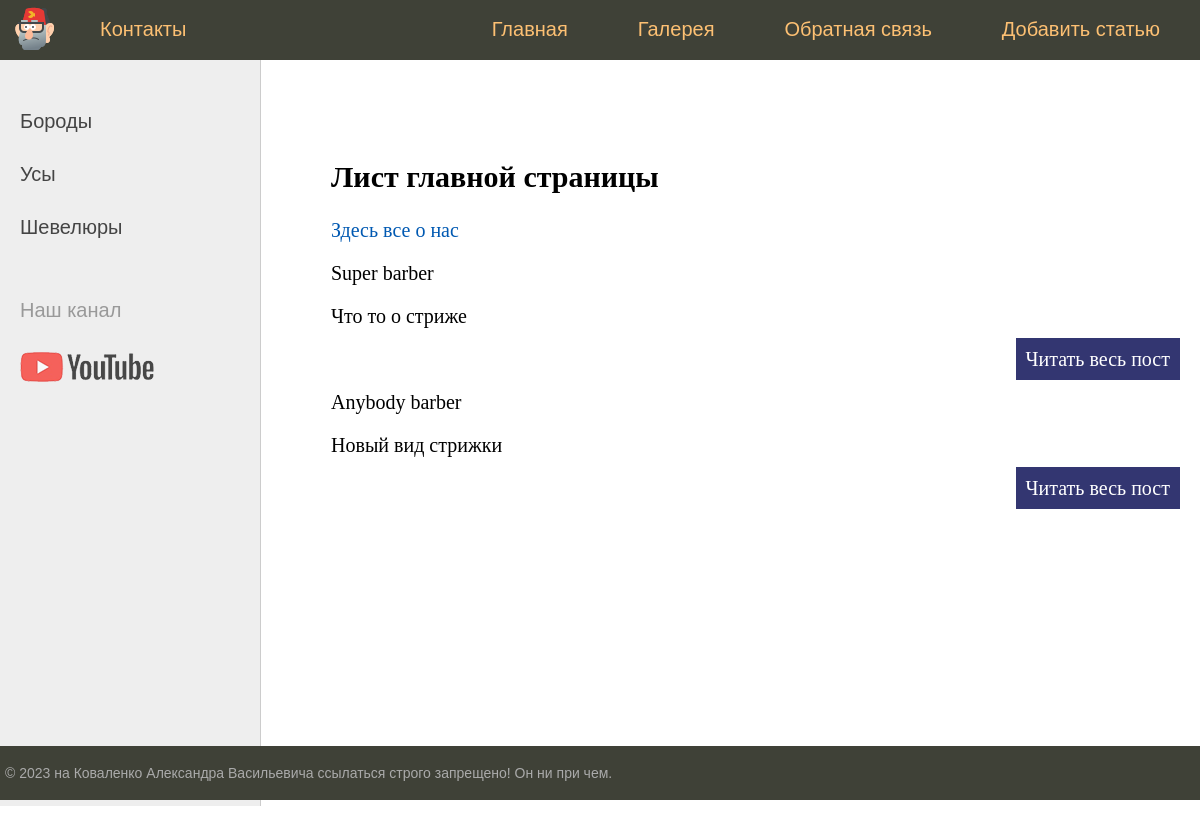
The app's page /, older data.
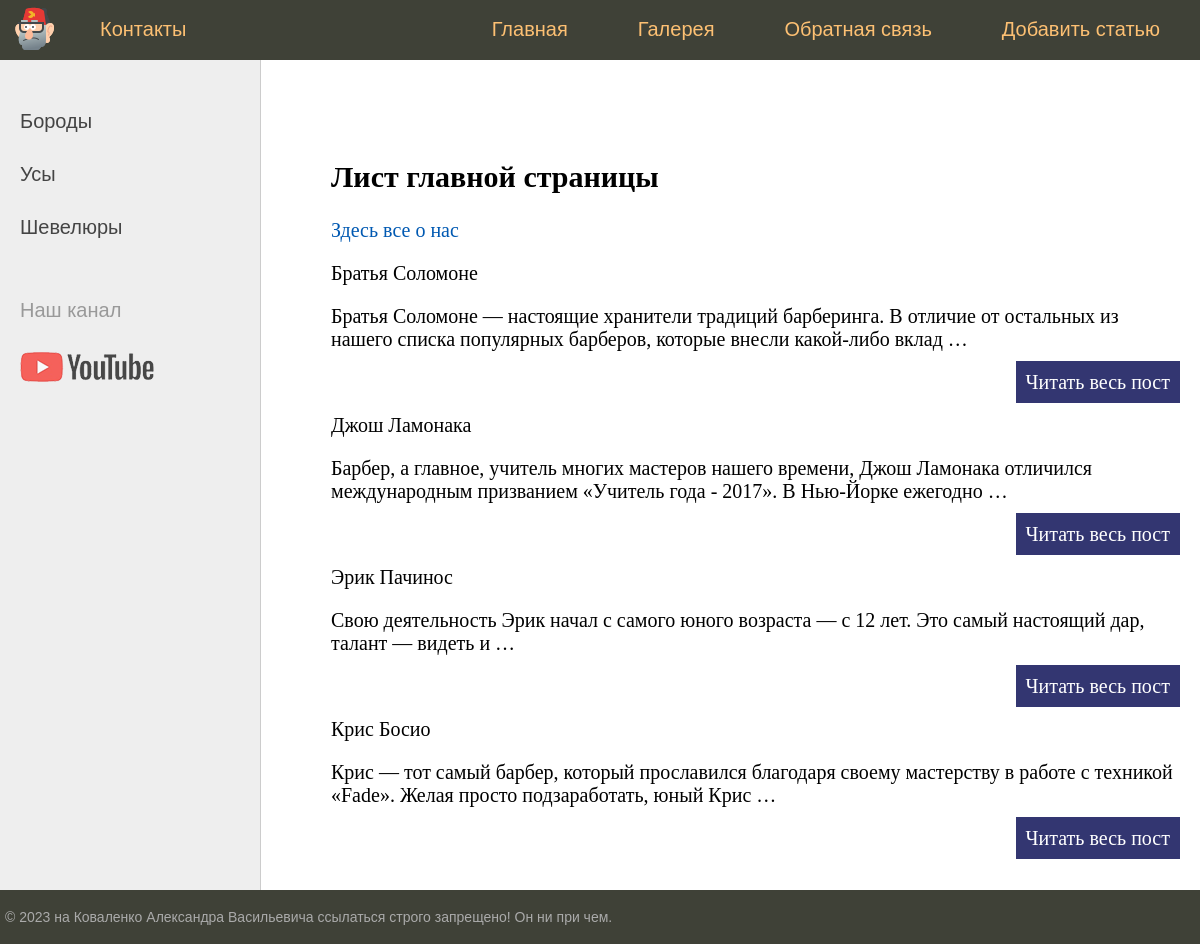
The same page, newer data.
### barber/models.py (models this page shows, shortened)
class Barber(models.Model):
    title = models.CharField(max_length=255)
    content = models.TextField(blank=True)
    photo = models.ImageField(upload_to="photos/%Y/%m/%d/")
    time_create = models.DateTimeField(auto_now_add=True)
    time_update = models.DateTimeField(auto_now=True)
    is_published = models.BooleanField(default=True)
    cat_id = models.ForeignKey('Category', on_delete=models.PROTECT, null=True)
    def get_absolut_url(self):
        return reverse('post', kwargs={'post_id': self.pk})

### barber/views.py (the view)
# urls.py: path('', index, name='home'),
def index(request):
    posts = Barber.objects.all()
    return render(request, 'barber/index.html', {'posts': posts})

### templates/barber/index.html (shortened to what this page needs)
{%  extends 'barber/base3.html' %}
{%  block content %}
<h2>Лист главной страницы</h2>
<a href="{%  url 'about' %}">Здесь все о нас</a>
    {% for i in posts %}
    <p>{{ i.title}}</p>
    <p>{{ i.content|truncatewords:20 }}</p>
			<p class="link-read-post"><a href="{{  i.get_absolut_url }}">Читать весь пост</a></p>
    {% endfor %}
{%  endblock %}

### templates/barber/base3.html (shortened to what this page needs)
{% load static %}
<!DOCTYPE html>
<html>
<head>
	<link type="text/css" href="{% static 'barber/css/styles.css' %}" rel="stylesheet" />
</head>
<body>
<table class="table-page" border=0 cellpadding="0" cellspacing="0">
<tr><td valign=top>
		<div class="header">
			<ul id="mainmenu" class="mainmenu">
			<li class="logo"><a href="#"><div class="logo"></div></a></li>
			<li><a href="{%  url 'about' %}">Контакты</a></li>
                <li class="last"><a href="{%  url 'add_page' %}">Добавить статью</a></li>
                <li class="last"><a href="{%  url 'contact' %}">Обратная связь</a></li>
                <li class="last"><a href="#">Галерея</a></li>
			<li class="last"><a href="{%  url 'home' %}">Главная</a></li>
			</ul>
		</div>
<table class="table-content" border=0 cellpadding="0" cellspacing="0">
<tr>
	<td valign="top" class="left-chapters">
	<ul id="leftchapters">
		<li><a href="#">Бороды</a></li>
		<li><a href="#">Усы</a></li>
		<li><a href="#">Шевелюры</a></li>
		<li class="share">
		<p>Наш канал</p>
		<a class="share-yt" href="#" target="_blank" rel="nofollow"></a>
		</li>
	</ul>
</td>
<td valign="top" class="content">
	<div class="content-text">
{% block content %}
{% endblock %}
	</div>
</td></tr></table>
</td></tr>
<tr><td valign=top>
	<div id="footer">
		<p>&copy; 2023 на Коваленко Александра Васильевича ссылаться строго запрещено! Он ни при чем.</p>
	</div>
</td></tr></table>
</body>
</html>

### barber/static/barber/css/styles.css (style rules this page uses)
html, body { font-family: 'Arial'; margin: 0; padding: 0; height: 100%; width: 100%; color: #444; }
a { color: #0059b2; text-decoration: none; }
p.link-read-post { text-align: right; }
p.link-read-post a { padding: 10px; min-width: 100px; background: #333671; color: #fff; text-decoration: none; }
.table-page { width: 100%; height: 100%; vertical-align: top; }
.table-page tr { height: 100%; }
.header { background: #3F4137; height: 60px; }
.logo { background: url('../images/barber.png') no-repeat 10px 5px; width: 70px; height: 60px; }
ul.mainmenu { list-style: none; margin: 0; padding: 0; height: 60px; color: #fdc073; font-size: 20px; overflow: hidden; }
ul.mainmenu li { float: left; margin: 18px 40px 0 30px; }
ul.mainmenu li.logo { margin: 0; }
ul.mainmenu li.last { float: right; }
ul.mainmenu li a { color: #fdc073; text-decoration: none; }
.table-content { width: 100%; min-height: 100%; height: 100%; }
.left-chapters { margin: 0; background: #eee; border-right: 1px solid #ccc; min-height: 100%; }
.left-chapters ul { width: 230px; min-height: 100%; margin: 0; padding: 20px 10px 10px 20px; list-style: none; font-size: 20px; }
.left-chapters ul li { margin: 30px 0 0 0; color: #999; }
.left-chapters ul li a { color: #444; text-decoration: none; }
.left-chapters ul li.share { margin: 60px 0 0 0; }
.left-chapters ul li.share p { margin: 30px 0 30px 0; }
.left-chapters ul li.share a { display: inline-block; width: 40px; height: 40px; margin: 0 20px 0 0; }
.left-chapters ul li.share a.share-yt { width: 100%; height: 30px; background: url('../images/share_yt.png') no-repeat 0 0 }
.content { padding: 40px 20px 20px 40px; width: 100%; box-sizing: border-box; }
.content-text { margin: 60px 0 0 30px; color: #000; font-size: 20px; font-family: Yandex Sans Display Light; }
#footer { box-sizing: border-box; background: #3F4137; padding: 5px; color: #aaa; font-size: 14px; font-family: Verdana, Geneva, Arial, Helvetica; text-align: left; overflow: hidden; }

Row changes from the older to the newer data that the page shows:
changed Barber: title "Super barber" → "Братья Соломоне"; content "Что то о стриже" → "Братья Соломоне — настоящие хранители традиций барберинга. В отличие от остальных из нашего списка популярных барберов, которые внесли какой-либо вклад …"
changed Barber: title "Anybody barber" → "Джош Ламонака"; content "Новый вид стрижки" → "Барбер, а главное, учитель многих мастеров нашего времени, Джош Ламонака отличился международным призванием «Учитель года - 2017». В Нью-Йорке ежегодно …"
added Barber: title "Эрик Пачинос", content "Свою деятельность Эрик начал с самого юного возраста — с 12 лет. Это самый настоящий дар, талант — видеть и …"
added Barber: title "Крис Босио", content "Крис — тот самый барбер, который прославился благодаря своему мастерству в работе с техникой «Fade». Желая просто подзаработать, юный Крис …"
